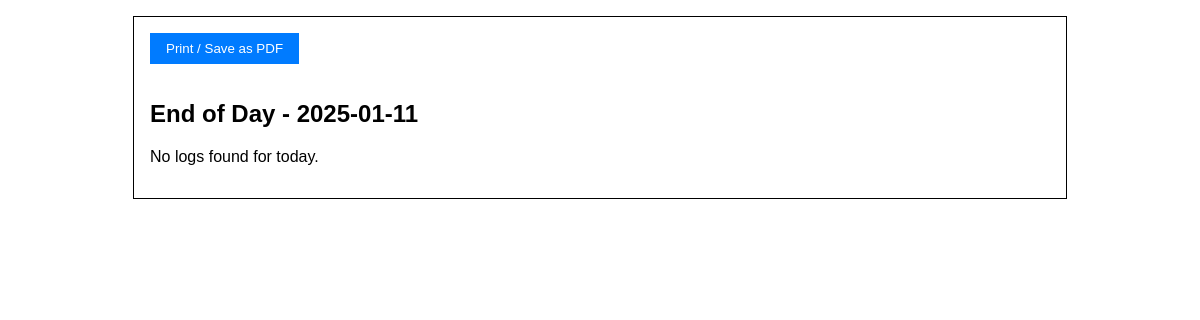
Before: /end_of_day_print (signed in) with the older database file.
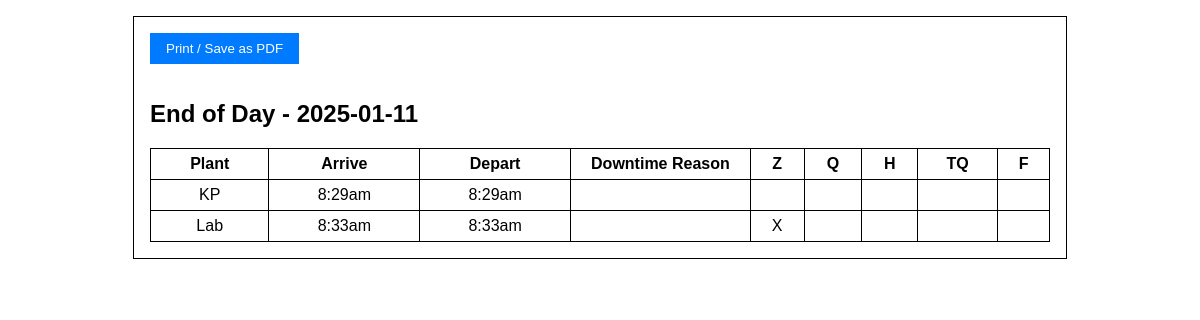
After: the same page with the newer database file.
### lacksdrivers.py (models this page shows)
class DriverLog(db.Model):
    __tablename__ = "driver_log"
    id = db.Column(db.Integer, primary_key=True)
    driver_id = db.Column(db.Integer, db.ForeignKey("user.id"), nullable=False)
    driver = db.relationship("User", backref="driver_logs", lazy="joined")
    date = db.Column(db.Date, nullable=False)
    arrive_time = db.Column(db.String(20))
    depart_time = db.Column(db.String(20))
    downtime_reason = db.Column(db.String(200), nullable=True)
    load_size = db.Column(db.String(10), nullable=False)
    plant_name = db.Column(db.String(20), nullable=False)
    maintenance = db.Column(db.Boolean, default=False)
    fuel = db.Column(db.Boolean, default=False)
    meeting = db.Column(db.Boolean, default=False)
    created_at = db.Column(db.DateTime, default=datetime.utcnow)
    updated_at = db.Column(db.DateTime, onupdate=datetime.utcnow)

### lacksdrivers.py (the view)
@app.route("/end_of_day_print")
@login_required
def end_of_day_print():
    local_tz = pytz.timezone("America/Detroit")
    today_local_date = datetime.now(local_tz).date()
    logs = DriverLog.query.filter_by(driver_id=current_user.id, date=today_local_date).all()
    drivers_logs = { current_user.username: logs }
    return render_template("end_of_day_print.html", the_date=today_local_date, drivers_logs=drivers_logs)

### lacksdrivers.py (called while the page is built)
@app.context_processor
def inject_plant_addresses():
    return dict(PLANT_ADDRESSES=PLANT_ADDRESSES)

@login_manager.user_loader
def load_user(user_id):
    return User.query.get(int(user_id))

@app.template_filter('to_local_time')
def to_local_time(utc_str):
    if not utc_str:
        return ""
    try:
        dt_utc = datetime.strptime(utc_str, "%Y-%m-%d %H:%M:%S")
        dt_utc = pytz.utc.localize(dt_utc)
        local_tz = pytz.timezone("America/Detroit")
        dt_local = dt_utc.astimezone(local_tz)
        formatted = dt_local.strftime("%I:%M%p").lower()
        return formatted.lstrip('0')
    except ValueError:
        return utc_str

### templates/end_of_day_print.html (shortened to what this page needs)
<!DOCTYPE html>
<html>
<head>
</head>
<body>
<div class="print-container">
  <button class="print-btn" onclick="window.print()">Print / Save as PDF</button>
  <h2>End of Day - {{ the_date }}</h2>
  {% if drivers_logs[current_user.username] %}
    <table>
      <thead>
        <tr>
          <th>Plant</th>
          <th>Arrive</th>
          <th>Depart</th>
          <th class="downtime-col">Downtime Reason</th>
          <th>Z</th>
          <th>Q</th>
          <th>H</th>
          <th>TQ</th>
          <th>F</th>
        </tr>
      </thead>
      <tbody>
        {% for log in drivers_logs[current_user.username] %}
        <tr>
          <td>{{ log.plant_name }}</td>
          <td>{{ log.arrive_time|to_local_time if log.arrive_time else '--' }}</td>
          <td>{{ log.depart_time|to_local_time if log.depart_time else '--' }}</td>
          <td>{{ log.downtime_reason or "" }}</td>
          <td>
            {% if log.load_size == "Empty" %}
              X
            {% else %}
              &nbsp;
            {% endif %}
          </td>
          <td>
          </td>
          <td>
          </td>
          <td>
          </td>
          <td>
          </td>
        </tr>
        {% endfor %}
      </tbody>
    </table>
  {% else %}
    <p>No logs found for today.</p>
  {% endif %}
</div>
</body>
</html>

Changed rows visible on the page:
added DriverLog: plant_name "KP", arrive_time|to_local_time "8:29am", depart_time|to_local_time "8:29am"
added DriverLog: plant_name "Lab", arrive_time|to_local_time "8:33am", depart_time|to_local_time "8:33am", load_size "X"
Other visible differences:
text no longer shown: "No logs found for today."
text now shown: "Plant Arrive Depart Downtime Reason Z Q H TQ F"
